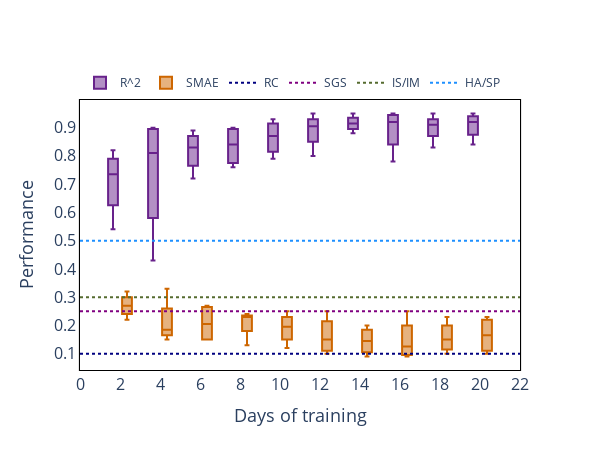

Notebook code for this chart:
### Code cell
import chart_studio
fig = go.Figure() 
a = np.array([1, 2, 3, 4, 5])
b = np.array([1, 3, 2, 3, 1])
# Defining x axis
x = x
fig.add_trace(go.Box(
  
    # defining y axis in corresponding
    # to x-axis
    y=RF_P,
    x=x,
    name='R^2',
    marker_color='#68228B',
    showlegend=True
   
))


fig.add_trace(go.Box(
  
    #defining y axis in corresponding
   # to x-axis
    y=RF_R,
    x=x,
    name='SMAE',
    marker_color='#CD6600',
    showlegend=True
   
))
#fig.add_trace(go.Box(
   #y=ANN_R,
    #x=x,
    #name='XGBoost(NMAE)',
    #marker_color='deeppink',
    #showlegend=True

#))
fig.add_trace(go.Scatter(x=X,
                y=Reg, 
                name="RC",
                mode = 'lines',
                #marker_color='dodgerblue',
                line = dict(shape = 'linear',width = 2, color = 'navy', dash = 'dot'),
                connectgaps = True,
                showlegend=True
                        ))
fig.add_trace(go.Scatter(x=X,
                y=Spatial, 
                name="SGS",
                mode = 'lines',
                #marker_color='dodgerblue',
                line = dict(shape = 'linear',width = 2, color = 'purple', dash = 'dot'),
                connectgaps = True,
                showlegend=True
                    
                        ))
fig.add_trace(go.Scatter(x=X,
                y=Intervention, 
                name="IS/IM",
                mode = 'lines',
                #marker_color='dodgerblue',
                line = dict(shape = 'linear',width = 2, color = 'darkolivegreen', dash = 'dot'),
                connectgaps = True,
                showlegend=True
                
                        ))
fig.add_trace(go.Scatter(x=X,
                y=Hs_and_sp, 
                name="HA/SP",
                    
                mode = 'lines',
                #marker_color='dodgerblue',
                line = dict(shape = 'linear',width = 2, color = 'dodgerblue', dash = 'dot'),
                connectgaps = True,
                showlegend=True
               
                        ))

  
fig.update_layout(autosize=True,
                 #title={'text': "<b>CO Monthly Calibration Scheme </b>",
        #'y':0.84,
        #'x':0.4,
        #'xanchor': 'center',
        #'yanchor': 'top'}, 
    width=600,
    height=450,
                  
  legend=dict( yanchor="bottom",
    y=1.01,
    x=0,
    orientation="h"
),
    # group together boxes of the different
    # traces for each value of x
    boxmode='group',
                  plot_bgcolor='rgba(0,0,0,0)'
)

fig.update_xaxes(title_text="Days of training",tickfont = dict(size=16),
                 titlefont = dict(size=18),linewidth=1.1, linecolor='black',tick0 = 2,
        dtick = 2,
                 mirror=True)
fig.update_yaxes(title_text="Performance",tickfont = dict(size=16),
                 titlefont = dict(size=18),linewidth=1.1, linecolor='black',tick0 = 0.1,
        dtick = 0.1,
                 mirror=True)
fig.show()
chart_studio.plotly.sign_in('vinylango', 'gybbJVWfRSUoTcRRSa6J')
chart_studio.plotly.image.save_as(fig, filename='models_boxplot.png')
Image('models_boxplot.png')

### Figure 1 — Plotly figure (JSON) as saved in the notebook; plotly's stock layout.template omitted (floating-point values rounded to 4 significant figures)
{"data": [{"marker": {"color": "#68228B"}, "name": "R^2", "showlegend": true, "type": "box", "x": ["2", "2", "2", "2", "4", "4", "4", "4", "6", "6", "6", "6", "8", "8", "8", "8", "10", "10", "10", "10", "12", "12", "12", "12", "14", "14", "14", "14", "16", "16", "16", "16", "18", "18", "18", "18", "20", "20", "20", "20"], "y": [0.54, 0.76, 0.82, 0.71, 0.43, 0.73, 0.89, 0.9, 0.81, 0.72, 0.85, 0.89, 0.89, 0.76, 0.79, 0.9, 0.93, 0.9, 0.79, 0.84, 0.91, 0.95, 0.9, 0.8, 0.88, 0.92, 0.95, 0.91, 0.78, 0.9, 0.94, 0.95, 0.91, 0.83, 0.91, 0.95, 0.95, 0.91, 0.84, 0.93, 0.96, 0.95, 0.9, 0.82, 0.94, 0.96, 0.95, 0.89, 0.79, 0.95]}, {"marker": {"color": "#CD6600"}, "name": "SMAE", "showlegend": true, "type": "box", "x": ["2", "2", "2", "2", "4", "4", "4", "4", "6", "6", "6", "6", "8", "8", "8", "8", "10", "10", "10", "10", "12", "12", "12", "12", "14", "14", "14", "14", "16", "16", "16", "16", "18", "18", "18", "18", "20", "20", "20", "20"], "y": [0.26, 0.22, 0.28, 0.32, 0.33, 0.18, 0.15, 0.19, 0.27, 0.26, 0.15, 0.15, 0.23, 0.24, 0.23, 0.13, 0.12, 0.18, 0.25, 0.21, 0.12, 0.1, 0.18, 0.25, 0.17, 0.12, 0.09, 0.2, 0.25, 0.15, 0.1, 0.09, 0.17, 0.23, 0.13, 0.1, 0.1, 0.21, 0.23, 0.12, 0.1, 0.1, 0.17, 0.24, 0.1, 0.09, 0.1, 0.2, 0.25, 0.09]}, {"connectgaps": true, "line": {"color": "navy", "dash": "dot", "shape": "linear", "width": 2}, "mode": "lines", "name": "RC", "showlegend": true, "type": "scatter", "x": ["0", "0", "0", "0", "2", "2", "2", "2", "4", "4", "4", "4", "6", "6", "6", "6", "8", "8", "8", "8", "10", "10", "10", "10", "12", "12", "12", "12", "14", "14", "14", "14", "16", "16", "16", "16", "18", "18", "18", "18", "20", "20", "20", "20", "22", "22", "22", "22"], "y": [0.1, 0.1, 0.1, 0.1, 0.1, 0.1, 0.1, 0.1, 0.1, 0.1, 0.1, 0.1, 0.1, 0.1, 0.1, 0.1, 0.1, 0.1, 0.1, 0.1, 0.1, 0.1, 0.1, 0.1, 0.1, 0.1, 0.1, 0.1, 0.1, 0.1, 0.1, 0.1, 0.1, 0.1, 0.1, 0.1, 0.1, 0.1, 0.1, 0.1, 0.1, 0.1, 0.1, 0.1, 0.1, 0.1, 0.1, 0.1]}, {"connectgaps": true, "line": {"color": "purple", "dash": "dot", "shape": "linear", "width": 2}, "mode": "lines", "name": "SGS", "showlegend": true, "type": "scatter", "x": ["0", "0", "0", "0", "2", "2", "2", "2", "4", "4", "4", "4", "6", "6", "6", "6", "8", "8", "8", "8", "10", "10", "10", "10", "12", "12", "12", "12", "14", "14", "14", "14", "16", "16", "16", "16", "18", "18", "18", "18", "20", "20", "20", "20", "22", "22", "22", "22"], "y": [0.25, 0.25, 0.25, 0.25, 0.25, 0.25, 0.25, 0.25, 0.25, 0.25, 0.25, 0.25, 0.25, 0.25, 0.25, 0.25, 0.25, 0.25, 0.25, 0.25, 0.25, 0.25, 0.25, 0.25, 0.25, 0.25, 0.25, 0.25, 0.25, 0.25, 0.25, 0.25, 0.25, 0.25, 0.25, 0.25, 0.25, 0.25, 0.25, 0.25, 0.25, 0.25, 0.25, 0.25, 0.25, 0.25, 0.25, 0.25]}, {"connectgaps": true, "line": {"color": "darkolivegreen", "dash": "dot", "shape": "linear", "width": 2}, "mode": "lines", "name": "IS/IM", "showlegend": true, "type": "scatter", "x": ["0", "0", "0", "0", "2", "2", "2", "2", "4", "4", "4", "4", "6", "6", "6", "6", "8", "8", "8", "8", "10", "10", "10", "10", "12", "12", "12", "12", "14", "14", "14", "14", "16", "16", "16", "16", "18", "18", "18", "18", "20", "20", "20", "20", "22", "22", "22", "22"], "y": [0.3, 0.3, 0.3, 0.3, 0.3, 0.3, 0.3, 0.3, 0.3, 0.3, 0.3, 0.3, 0.3, 0.3, 0.3, 0.3, 0.3, 0.3, 0.3, 0.3, 0.3, 0.3, 0.3, 0.3, 0.3, 0.3, 0.3, 0.3, 0.3, 0.3, 0.3, 0.3, 0.3, 0.3, 0.3, 0.3, 0.3, 0.3, 0.3, 0.3, 0.3, 0.3, 0.3, 0.3, 0.3, 0.3, 0.3, 0.3]}, {"connectgaps": true, "line": {"color": "dodgerblue", "dash": "dot", "shape": "linear", "width": 2}, "mode": "lines", "name": "HA/SP", "showlegend": true, "type": "scatter", "x": ["0", "0", "0", "0", "2", "2", "2", "2", "4", "4", "4", "4", "6", "6", "6", "6", "8", "8", "8", "8", "10", "10", "10", "10", "12", "12", "12", "12", "14", "14", "14", "14", "16", "16", "16", "16", "18", "18", "18", "18", "20", "20", "20", "20", "22", "22", "22", "22"], "y": [0.5, 0.5, 0.5, 0.5, 0.5, 0.5, 0.5, 0.5, 0.5, 0.5, 0.5, 0.5, 0.5, 0.5, 0.5, 0.5, 0.5, 0.5, 0.5, 0.5, 0.5, 0.5, 0.5, 0.5, 0.5, 0.5, 0.5, 0.5, 0.5, 0.5, 0.5, 0.5, 0.5, 0.5, 0.5, 0.5, 0.5, 0.5, 0.5, 0.5, 0.5, 0.5, 0.5, 0.5, 0.5, 0.5, 0.5, 0.5]}], "layout": {"autosize": true, "boxmode": "group", "height": 450, "legend": {"orientation": "h", "x": 0, "y": 1.01, "yanchor": "bottom"}, "plot_bgcolor": "rgba(0,0,0,0)", "width": 600, "xaxis": {"dtick": 2, "linecolor": "black", "linewidth": 1.1, "mirror": true, "tick0": 2, "tickfont": {"size": 16}, "title": {"font": {"size": 18}, "text": "Days of training"}}, "yaxis": {"dtick": 0.1, "linecolor": "black", "linewidth": 1.1, "mirror": true, "tick0": 0.1, "tickfont": {"size": 16}, "title": {"font": {"size": 18}, "text": "Performance"}}}}
